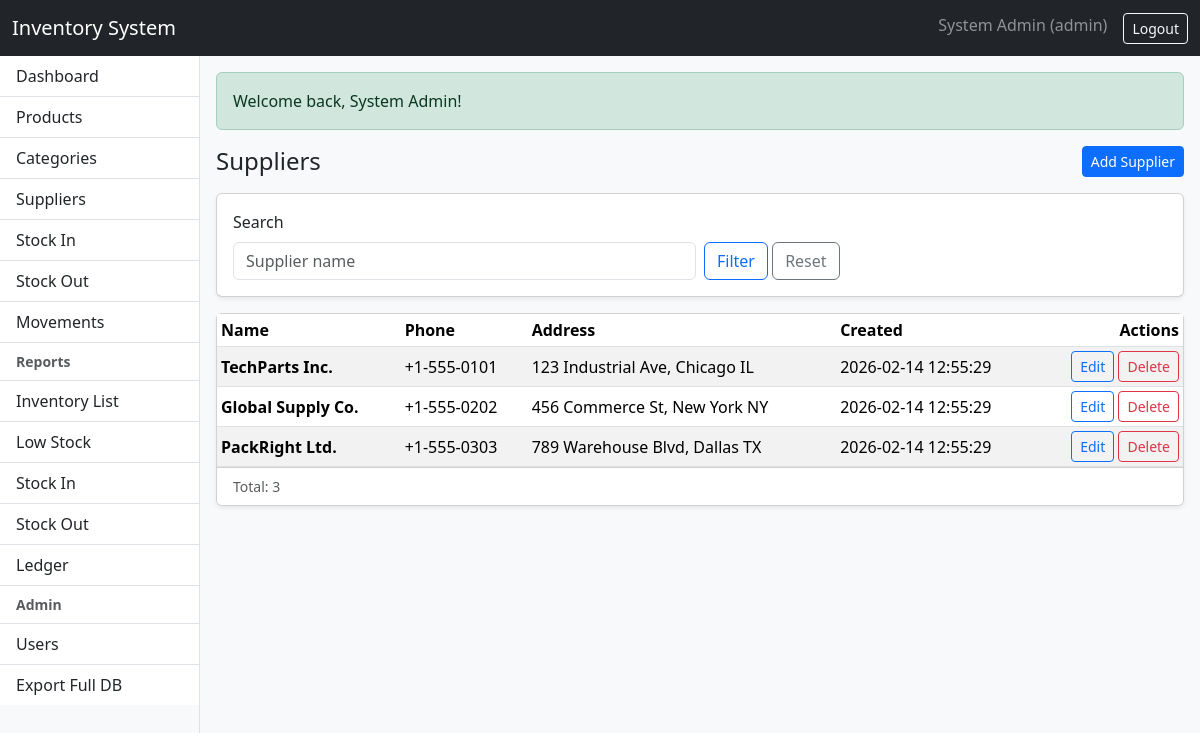
Page /modules/suppliers/index.php (signed in) on the committed database.
### tables this page shows
CREATE TABLE suppliers (
  id CHAR(36) NOT NULL,
  name VARCHAR(200) NOT NULL,
  phone VARCHAR(50) NULL,
  address VARCHAR(255) NULL,
  created_at DATETIME NOT NULL DEFAULT CURRENT_TIMESTAMP,
  PRIMARY KEY (id),
  KEY idx_suppliers_name (name)
);

### config/config.php (called while the page is built, shortened)
<?php
function base_url(string $path = ''): string
{
    $path = ltrim($path, '/');
    return rtrim(BASE_URL, '/') . '/' . $path;
}
function e(?string $value): string
{
    return htmlspecialchars((string)$value, ENT_QUOTES | ENT_SUBSTITUTE, 'UTF-8');
}
function get(string $key, $default = null)
{
    return $_GET[$key] ?? $default;
}
function sanitize_string($value): string
{
    $value = (string)$value;
    $value = trim($value);
    $value = preg_replace('/\s+/', ' ', $value);
    return $value;
}

### modules/suppliers/index.php (the view, shortened to what this page needs)
<?php
$action = (string)get('action', 'list');
$errors = [];
require_once __DIR__ . '/../../views/header.php';
require_once __DIR__ . '/../../views/sidebar.php';
if ($action === 'create'):
?>
  <div class="d-flex align-items-center justify-content-between mb-3">
    <h4 class="mb-0">Create Supplier</h4>
    <a class="btn btn-outline-secondary btn-sm" href="<?= e(base_url('modules/suppliers/index.php')) ?>">Back</a>
  </div>
  <?php if ($errors): ?>
    <div class="alert alert-danger"><ul class="mb-0"><?php foreach ($errors as $er) echo '<li>' . e($er) . '</li>'; ?></ul></div>
  <?php endif; ?>
  <form method="post" class="card shadow-sm">
    <div class="card-body">
      <input type="hidden" name="csrf_token" value="<?= e(csrf_token()) ?>">
      <div class="row g-3">
        <div class="col-md-6">
          <label class="form-label">Name</label>
          <input class="form-control" name="name" required value="<?= e((string)post('name','')) ?>">
        </div>
        <div class="col-md-6">
          <label class="form-label">Phone</label>
          <input class="form-control" name="phone" value="<?= e((string)post('phone','')) ?>">
        </div>
        <div class="col-12">
          <label class="form-label">Address</label>
          <input class="form-control" name="address" value="<?= e((string)post('address','')) ?>">
        </div>
      </div>
    </div>
    <div class="card-footer bg-white">
      <button class="btn btn-primary" type="submit">Save</button>
    </div>
  </form>
<?php
else:
    $q = sanitize_string((string)get('q',''));
    [$page, $perPage, $offset] = paginate_params(10);
    $where = '1=1';
    $params = [];
    $countStmt = $pdo->prepare("SELECT COUNT(*) FROM suppliers WHERE $where");
    $countStmt->execute($params);
    $total = (int)$countStmt->fetchColumn();
    $stmt = $pdo->prepare("SELECT id, name, phone, address, created_at FROM suppliers WHERE $where ORDER BY created_at DESC LIMIT :limit OFFSET :offset");
    $stmt->bindValue(':limit', $perPage, PDO::PARAM_INT);
    $stmt->bindValue(':offset', $offset, PDO::PARAM_INT);
    $stmt->execute();
    $rows = $stmt->fetchAll();
?>
  <div class="d-flex align-items-center justify-content-between mb-3">
    <h4 class="mb-0">Suppliers</h4>
    <a class="btn btn-primary btn-sm" href="<?= e(base_url('modules/suppliers/index.php?action=create')) ?>">Add Supplier</a>
  </div>
  <form class="card shadow-sm mb-3" method="get">
    <div class="card-body">
      <div class="row g-2 align-items-end">
        <div class="col-md-6">
          <label class="form-label">Search</label>
          <input class="form-control" name="q" value="<?= e($q) ?>" placeholder="Supplier name">
        </div>
        <div class="col-md-6">
          <button class="btn btn-outline-primary" type="submit">Filter</button>
          <a class="btn btn-outline-secondary" href="<?= e(base_url('modules/suppliers/index.php')) ?>">Reset</a>
        </div>
      </div>
    </div>
  </form>
  <div class="card shadow-sm">
    <div class="table-responsive">
      <table class="table table-sm table-striped mb-0">
        <thead>
          <tr>
            <th>Name</th>
            <th>Phone</th>
            <th>Address</th>
            <th>Created</th>
            <th class="text-end">Actions</th>
          </tr>
        </thead>
        <tbody>
          <?php if (!$rows): ?>
            <tr><td colspan="5" class="text-center text-muted py-3">No suppliers found.</td></tr>
          <?php else: ?>
            <?php foreach ($rows as $r): ?>
              <tr>
                <td class="fw-semibold"><?= e($r['name']) ?></td>
                <td><?= e((string)($r['phone'] ?? '')) ?></td>
                <td><?= e((string)($r['address'] ?? '')) ?></td>
                <td><?= e($r['created_at']) ?></td>
                <td class="text-end">
                  <a class="btn btn-outline-primary btn-sm" href="<?= e(base_url('modules/suppliers/index.php?action=edit&id=' . urlencode($r['id']))) ?>">Edit</a>
                  <form method="post" action="<?= e(base_url('modules/suppliers/index.php?action=delete&id=' . urlencode($r['id']))) ?>" class="d-inline" onsubmit="return confirm('Delete this supplier?')">
                    <button class="btn btn-outline-danger btn-sm" type="submit">Delete</button>
                  </form>
                </td>
              </tr>
            <?php endforeach; ?>
          <?php endif; ?>
        </tbody>
      </table>
    </div>
    <div class="card-footer bg-white d-flex justify-content-between align-items-center">
      <div class="text-muted small">Total: <?= e((string)$total) ?></div>
    </div>
  </div>
<?php
endif;
require_once __DIR__ . '/../../views/footer.php';

### assets/app.css (style rules this page uses)
body { background: #f8f9fa; }
.table td, .table th { vertical-align: middle; }

### rows in the picture
suppliers: name "TechParts Inc.", phone "+1-555-0101", address "123 Industrial Ave, Chicago IL", created_at "2026-02-14 12:55:29"
suppliers: name "Global Supply Co.", phone "+1-555-0202", address "456 Commerce St, New York NY", created_at "2026-02-14 12:55:29"
suppliers: name "PackRight Ltd.", phone "+1-555-0303", address "789 Warehouse Blvd, Dallas TX", created_at "2026-02-14 12:55:29"

### other values in the picture
APP_NAME "Inventory System"
$u['name'] "System Admin"
$u['role'] "admin"
$flash['message'] "Welcome back, System Admin!"
$total "3"
